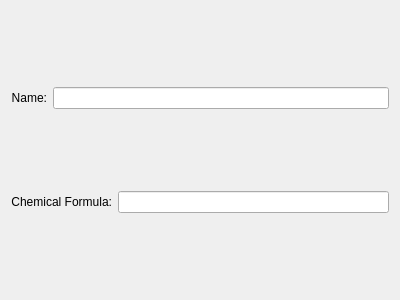
<?xml version="1.0" encoding="UTF-8"?>
<ui version="4.0">
 <class>General</class>
 <widget class="QWidget" name="General">
  <property name="geometry">
   <rect>
    <x>0</x>
    <y>0</y>
    <width>400</width>
    <height>300</height>
   </rect>
  </property>
  <property name="windowTitle">
   <string>Form</string>
  </property>
  <layout class="QVBoxLayout" name="verticalLayout">
   <item>
    <layout class="QHBoxLayout" name="layout_name">
     <item>
      <widget class="QLabel" name="label_name">
       <property name="sizePolicy">
        <sizepolicy hsizetype="Maximum" vsizetype="Preferred">
         <horstretch>0</horstretch>
         <verstretch>0</verstretch>
        </sizepolicy>
       </property>
       <property name="text">
        <string>Name:</string>
       </property>
       <property name="alignment">
        <set>Qt::AlignRight|Qt::AlignTrailing|Qt::AlignVCenter</set>
       </property>
      </widget>
     </item>
     <item>
      <widget class="QLineEdit" name="entry_name"/>
     </item>
    </layout>
   </item>
   <item>
    <layout class="QHBoxLayout" name="layout_chem_formula">
     <item>
      <widget class="QLabel" name="label_chem_formula">
       <property name="sizePolicy">
        <sizepolicy hsizetype="Maximum" vsizetype="Preferred">
         <horstretch>0</horstretch>
         <verstretch>0</verstretch>
        </sizepolicy>
       </property>
       <property name="text">
        <string>Chemical Formula:</string>
       </property>
       <property name="alignment">
        <set>Qt::AlignRight|Qt::AlignTrailing|Qt::AlignVCenter</set>
       </property>
      </widget>
     </item>
     <item>
      <widget class="QLineEdit" name="entry_chem_formula"/>
     </item>
    </layout>
   </item>
  </layout>
 </widget>
 <resources/>
 <connections/>
</ui>
